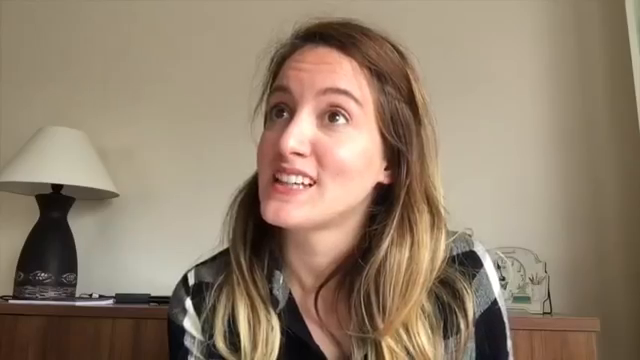
#> input picture frame 173 of 2_OpenCV ile Görüntü İşleme/0_/video.mp4, 640 x 360 px, given in place of MOT17-04-DPM.mp4, which was not available
$ python multi_object_tracking.py
#> lines starting #> are read from the running program, lines starting #| are printed output that depends on the picture; pictures that were not available may be replaced by others from this repository, and a replacement may not be noted
import cv2

OPENCV_OBJECT_TRACKERS = {"csrt"      : cv2.legacy.TrackerCSRT_create,
		                  "kcf"       : cv2.legacy.TrackerKCF_create,
		                  "boosting"  : cv2.legacy.TrackerBoosting_create,
		                  "mil"       : cv2.legacy.TrackerMIL_create,
		                  "tld"       : cv2.legacy.TrackerTLD_create,
		                  "medianflow": cv2.legacy.TrackerMedianFlow_create,
		                  "mosse"     : cv2.legacy.TrackerMOSSE_create}

tracker_name = "medianflow"

trackers = cv2.legacy.MultiTracker_create() # bunu ekliyoruz

video_path = "MOT17-04-DPM.mp4"
cap = cv2.VideoCapture(video_path)

fps = 30
f = 0
while True:

    ret, frame = cap.read()
#> frame is the input picture: shape (360, 640, 3); mean B, G, R 107.2, 127.2, 145.5
    (H, W) = frame.shape[:2]
#> H = 360; W = 640
    frame = cv2.resize(frame, dsize = (960, 540))
#> frame: shape (540, 960, 3)

    (success , boxes) = trackers.update(frame)
#> success = True; boxes = ()

    info = [("Tracker", tracker_name),
        	("Success", "Yes" if success else "No")]
#> info = [('Tracker', 'medianflow'), ('Success', 'Yes')]

    string_text = ""

    for (i, (k, v)) in enumerate(info):
        text = "{}: {}".format(k, v)
        string_text = string_text + text + " "
#> this loop made 2 passes

    cv2.putText(frame, string_text, (10, 20),cv2.FONT_HERSHEY_SIMPLEX, 0.6, (0, 0, 255), 2)
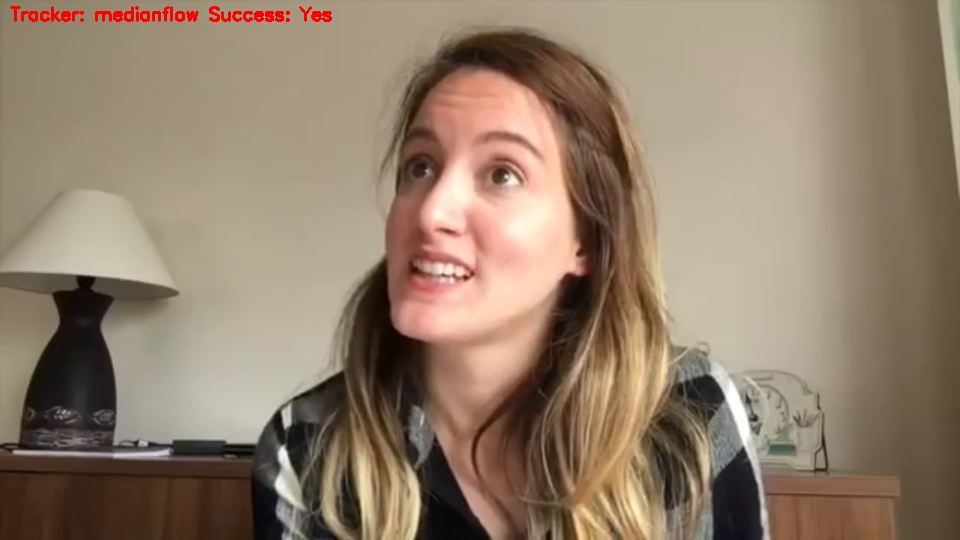
#> frame: shape (540, 960, 3); mean B, G, R 106.6, 126.6, 145.8

    for box in boxes:
        (x, y, w, h) = [int(v) for v in box]
        cv2.rectangle(frame, (x, y), (x + w, y + h), (0, 255, 0), 2)
#> this loop made 0 passes

    cv2.imshow("Frame", frame)
    key = cv2.waitKey(1) & 0xFF
#> (key q is pressed here)

    if key == ord("t"):

        box = cv2.selectROI("Frame", frame, fromCenter=False)

        tracker = OPENCV_OBJECT_TRACKERS[tracker_name]()
        trackers.add(tracker, frame, box)
    elif key == ord("q"):break

    f = f + 1

cap.release()
cv2.destroyAllWindows()


$ run again, starting later in the video
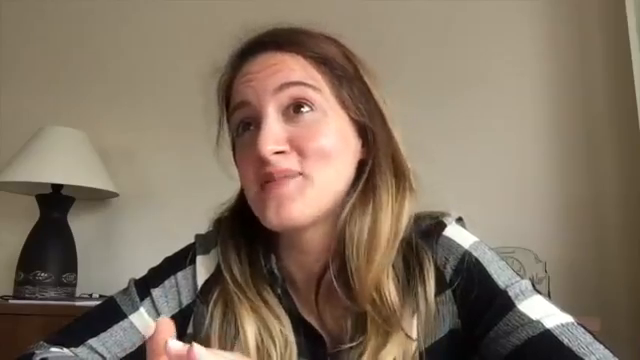
#> input picture frame 781 of 2_OpenCV ile Görüntü İşleme/0_/video.mp4, 640 x 360 px, given in place of MOT17-04-DPM.mp4, which was not available
#> frame is the input picture: shape (360, 640, 3); mean B, G, R 97.1, 114.7, 131.1
#> success = True; boxes = ()
#> info = [('Tracker', 'medianflow'), ('Success', 'Yes')]
#> the loop `for (i, (k, v)) in enumerate(info):` made 2 passes
#> `cv2.putText(frame, string_text, (10, 20),cv2.FONT_HERSHEY_SIMPLEX, 0.6..`:
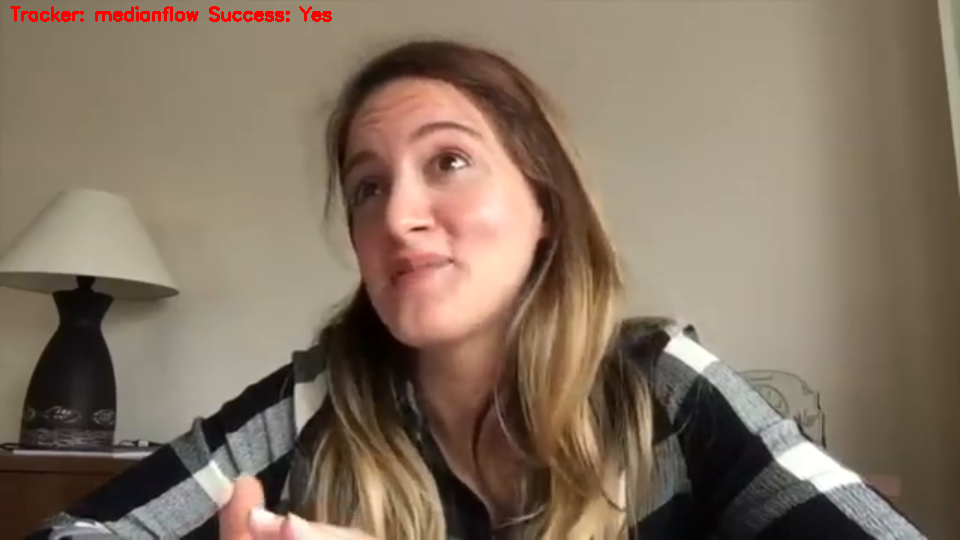
#> frame: shape (540, 960, 3); mean B, G, R 96.6, 114.2, 131.5

$ run again, starting later in the video
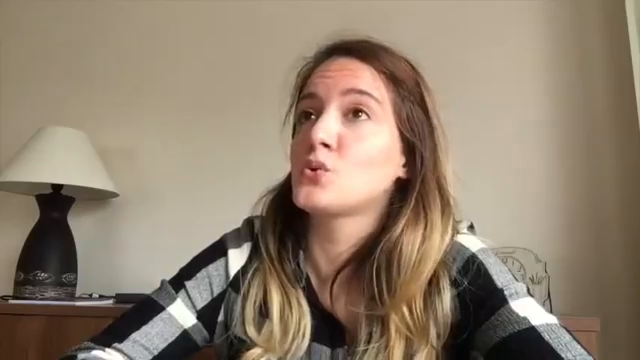
#> input picture frame 1388 of 2_OpenCV ile Görüntü İşleme/0_/video.mp4, 640 x 360 px, given in place of MOT17-04-DPM.mp4, which was not available
#> frame is the input picture: shape (360, 640, 3); mean B, G, R 109.4, 128.2, 144.5
#> success = True; boxes = ()
#> info = [('Tracker', 'medianflow'), ('Success', 'Yes')]
#> the loop `for (i, (k, v)) in enumerate(info):` made 2 passes
#> `cv2.putText(frame, string_text, (10, 20),cv2.FONT_HERSHEY_SIMPLEX, 0.6..`:
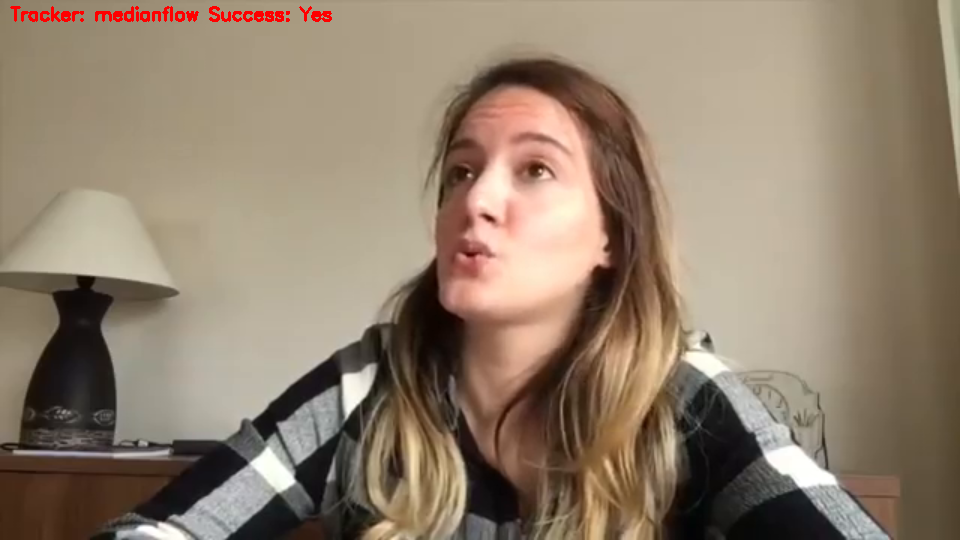
#> frame: shape (540, 960, 3); mean B, G, R 108.8, 127.6, 144.8
